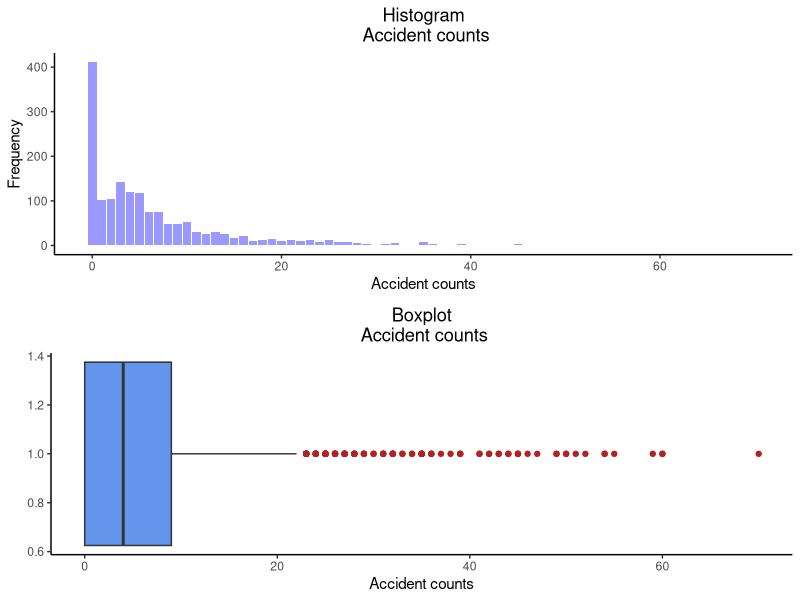

R code for this plot:
## ---- chunk 1
knitr::opts_chunk$set(echo = FALSE, message = FALSE, warning = FALSE, fig.width = 6, fig.height = 5, fig.pos="H", fig.pos = 'H')
# Note: Include = FALSE implies the code is executed, but not printed in your pdf.
# warning and message = FALSE implies ugly messages and warnings are removed from your pdf. These should be picked up when you execute the command chunks (code sections below) in your rmd, not printed in your paper!

library(knitr)
library(ggplot2)
library(kableExtra)
library(tidyverse)
library(cowplot)
# 
# devtools::install_version("rmarkdown", version = "1.8", repos = "http://cran.us.r-project.org")


dat <- read.csv("data/accidents.csv") %>% 
  setNames(c("Index","Counts")) %>% 
  as_data_frame() %>% 
  mutate(Counts = as.numeric(Counts))



## ---- chunk 2

#first column is just an index, second is a  1632 observations

#first visualise the data


  distribution_plot <- ggplot(dat, aes(Counts)) +
  stat_count( fill="blue",
                 alpha = .4,
                 position="dodge")+
  labs(x="Accident counts", y="Frequency" , title="Histogram\n Accident counts") +
  theme_classic() +
  theme(plot.title = element_text(hjust=0.5))

firstbox <- ggplot(dat)+
  geom_boxplot(aes(y= dat$Counts,x=1),
               fill = "cornflowerblue", 
               outlier.color ="firebrick")+
  theme_classic() +
  theme(plot.title = element_text(hjust=0.5))+
  labs(title="Boxplot\n Accident counts") +
  labs(y="Accident counts",x ="")+
  coord_flip()

plot_grid(distribution_plot,firstbox,ncol = 1)

percentage_zero <- ((sum(dat$Counts==0)/nrow(dat))*100) %>% round(digits = 2)

## ---- chunk 3
#five number summary of the data
five_sum <- summary(dat)

#percentage outliers - 3rd quartile is 9
perc_outlier <- round(length(dat$Counts[dat$Counts > 1.5*9])/length(dat$Counts),4)*100
